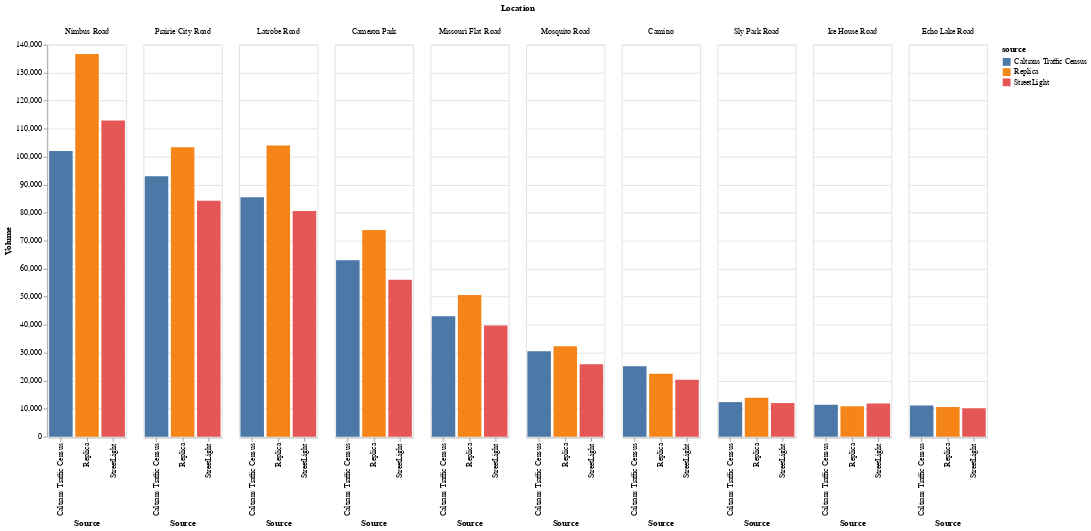

Here is the notebook cell this chart was saved with:
### Code cell
combined_2022_aadt_chart = create_grouped_bar_chart(combined_2022_aadt)
combined_2022_aadt_chart

### Figure 1 — Vega-Lite specification as saved in the notebook (floating-point values rounded to 4 significant figures)
{"config": {"view": {"continuousWidth": 300, "continuousHeight": 300}}, "data": {"name": "data-96674a090430a20114cf9bbd63a3847c"}, "mark": {"type": "bar"}, "encoding": {"color": {"field": "source", "type": "nominal"}, "column": {"field": "location", "sort": ["Nimbus Road", "Prairie City Road", "Latrobe Road", "Cameron Park", "Missouri Flat Road", "Mosquito Road", "Camino", "Sly Park Road", "Ice House Road", "Echo Lake Road"], "title": "Location", "type": "nominal"}, "tooltip": [{"field": "location", "type": "nominal"}, {"field": "source", "type": "nominal"}, {"field": "total_volume", "type": "quantitative"}], "x": {"field": "source", "title": "Source", "type": "nominal"}, "y": {"field": "total_volume", "title": "Volume", "type": "quantitative"}}, "height": 500, "resolve": {"scale": {"y": "shared"}}, "width": 100, "$schema": "https://vega.github.io/schema/vega-lite/v5.14.1.json", "datasets": {"data-96674a090430a20114cf9bbd63a3847c": [{"year": "2022", "source": "StreetLight", "route": "50", "location": "Nimbus Road", "total_volume": 112900.0, "location_order": 0}, {"year": "2022", "source": "StreetLight", "route": "50", "location": "Prairie City Road", "total_volume": 84250.0, "location_order": 1}, {"year": "2022", "source": "StreetLight", "route": "50", "location": "Latrobe Road", "total_volume": 80560.0, "location_order": 2}, {"year": "2022", "source": "StreetLight", "route": "50", "location": "Cameron Park", "total_volume": 56010.0, "location_order": 3}, {"year": "2022", "source": "StreetLight", "route": "50", "location": "Missouri Flat Road", "total_volume": 39730.0, "location_order": 4}, {"year": "2022", "source": "StreetLight", "route": "50", "location": "Mosquito Road", "total_volume": 25830.0, "location_order": 5}, {"year": "2022", "source": "StreetLight", "route": "50", "location": "Camino", "total_volume": 20310.0, "location_order": 6}, {"year": "2022", "source": "StreetLight", "route": "50", "location": "Sly Park Road", "total_volume": 12000.0, "location_order": 7}, {"year": "2022", "source": "StreetLight", "route": "50", "location": "Ice House Road", "total_volume": 11850.0, "location_order": 8}, {"year": "2022", "source": "StreetLight", "route": "50", "location": "Echo Lake Road", "total_volume": 10130.0, "location_order": 9}, {"year": "2022", "source": "Caltrans Traffic Census", "route": 50, "location": "Nimbus Road", "total_volume": 102000.0, "location_order": 0}, {"year": "2022", "source": "Caltrans Traffic Census", "route": 50, "location": "Prairie City Road", "total_volume": 93000.0, "location_order": 1}, {"year": "2022", "source": "Caltrans Traffic Census", "route": 50, "location": "Latrobe Road", "total_volume": 85500.0, "location_order": 2}, {"year": "2022", "source": "Caltrans Traffic Census", "route": 50, "location": "Cameron Park", "total_volume": 63000.0, "location_order": 3}, {"year": "2022", "source": "Caltrans Traffic Census", "route": 50, "location": "Missouri Flat Road", "total_volume": 43000.0, "location_order": 4}, {"year": "2022", "source": "Caltrans Traffic Census", "route": 50, "location": "Mosquito Road", "total_volume": 30500.0, "location_order": 5}, {"year": "2022", "source": "Caltrans Traffic Census", "route": 50, "location": "Camino", "total_volume": 25150.0, "location_order": 6}, {"year": "2022", "source": "Caltrans Traffic Census", "route": 50, "location": "Sly Park Road", "total_volume": 12350.0, "location_order": 7}, {"year": "2022", "source": "Caltrans Traffic Census", "route": 50, "location": "Ice House Road", "total_volume": 11400.0, "location_order": 8}, {"year": "2022", "source": "Caltrans Traffic Census", "route": 50, "location": "Echo Lake Road", "total_volume": 11150.0, "location_order": 9}, {"year": "2022", "source": "Replica", "route": "50", "location": "Cameron Park", "total_volume": 73860.0, "location_order": 3}, {"year": "2022", "source": "Replica", "route": "50", "location": "Missouri Flat Road", "total_volume": 50600.0, "location_order": 4}, {"year": "2022", "source": "Replica", "route": "50", "location": "Mosquito Road", "total_volume": 32340.0, "location_order": 5}, {"year": "2022", "source": "Replica", "route": "50", "location": "Sly Park Road", "total_volume": 13930.0, "location_order": 7}, {"year": "2022", "source": "Replica", "route": "50", "location": "Camino", "total_volume": 22450.0, "location_order": 6}, {"year": "2022", "source": "Replica", "route": "50", "location": "Echo Lake Road", "total_volume": 10610.0, "location_order": 9}, {"year": "2022", "source": "Replica", "route": "50", "location": "Ice House Road", "total_volume": 10860.0, "location_order": 8}, {"year": "2022", "source": "Replica", "route": "50", "location": "Nimbus Road", "total_volume": 136600.0, "location_order": 0}, {"year": "2022", "source": "Replica", "route": "50", "location": "Prairie City Road", "total_volume": 103400.0, "location_order": 1}, {"year": "2022", "source": "Replica", "route": "50", "location": "Latrobe Road", "total_volume": 104000.0, "location_order": 2}]}}
